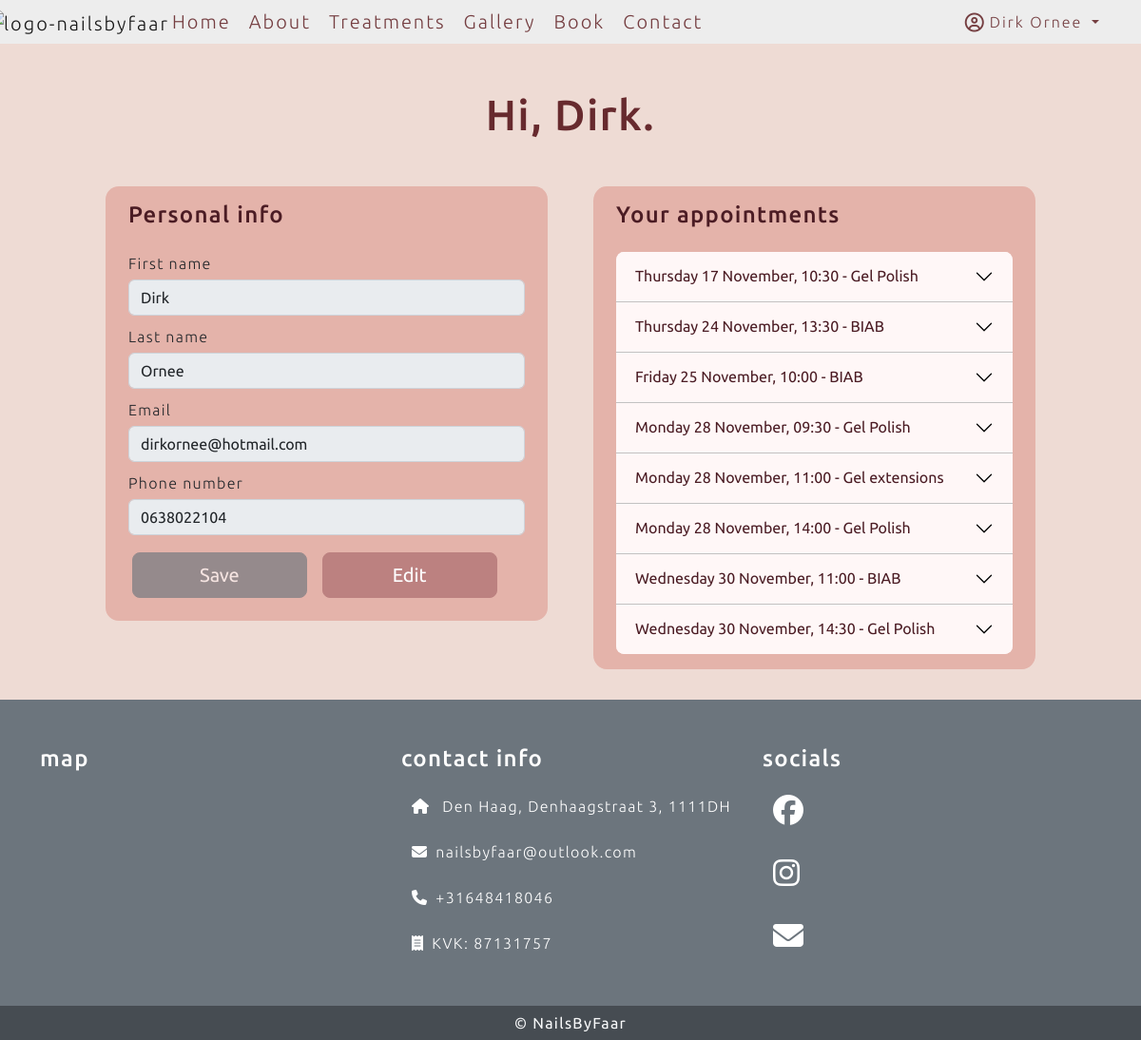
Before: /user/dashboard (signed in) with the older database file.
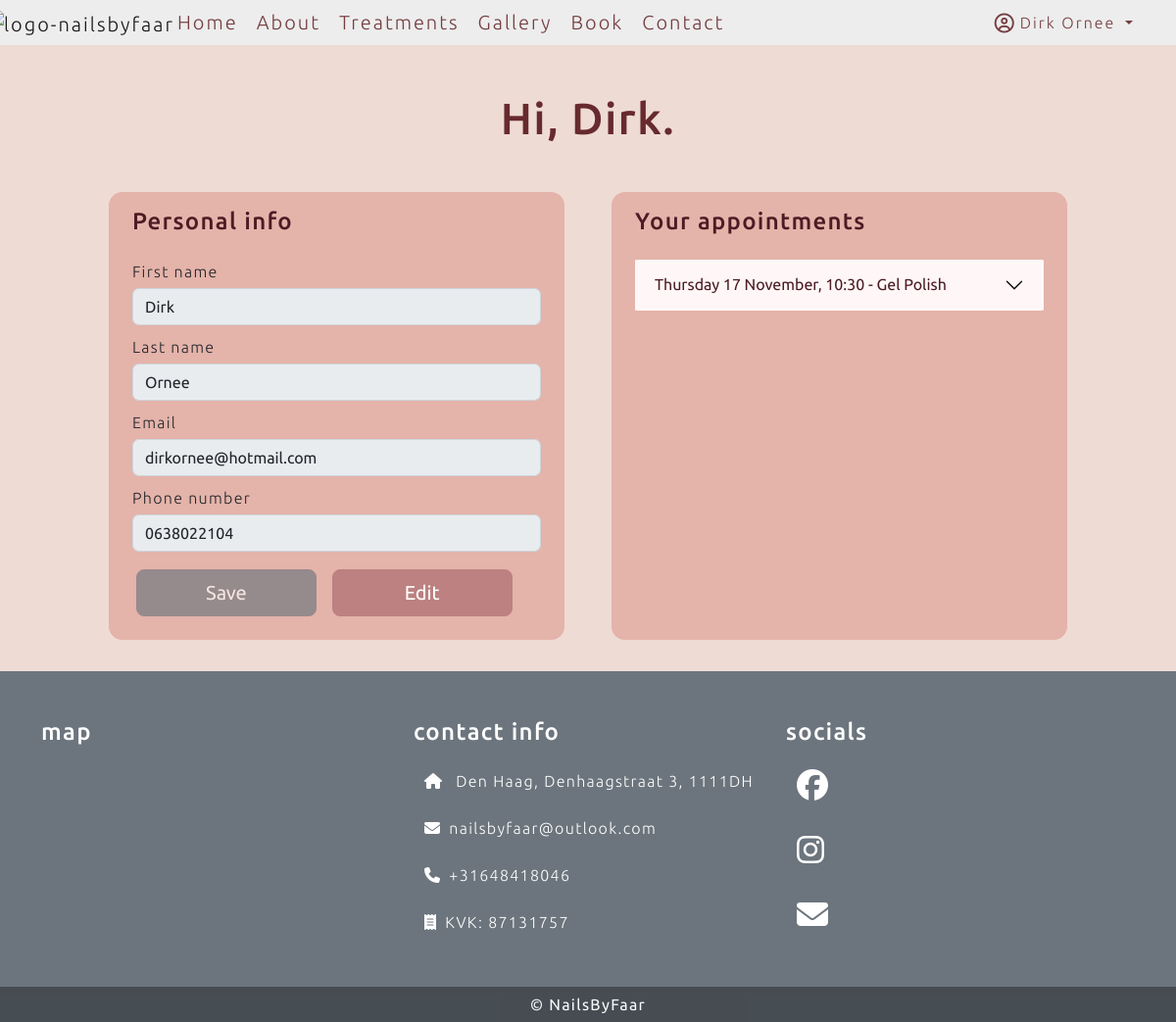
After: the same page with the newer database file.
### users/models.py (models this page shows, shortened)
class User(AbstractBaseUser, PermissionsMixin):
    email = models.EmailField(max_length=254, unique=True)
    first_name = models.CharField(max_length=254, null=True, blank=True)
    last_name = models.CharField(max_length=254, null=True, blank=True)
    phone_number = models.CharField(max_length=16, null=True, blank=True)
    is_staff = models.BooleanField(default=False)
    is_superuser = models.BooleanField(default=False)
    is_active = models.BooleanField(default=True)
    last_login = models.DateTimeField(null=True, blank=True)
    date_joined = models.DateTimeField(default=timezone.now)
    USERNAME_FIELD = 'email'
    EMAIL_FIELD = 'email'
    REQUIRED_FIELDS = []
    objects = UserManager()

### salon/models.py (models this page shows, shortened)
class Appointment(models.Model):
    user = models.ForeignKey(User, related_name="user", on_delete=models.PROTECT, null=True, blank=True)
    email = models.EmailField(max_length=254, blank=True, null=True)
    first_name = models.CharField(max_length=254, null=True, blank=True)
    last_name = models.CharField(max_length=254, null=True, blank=True)
    phone_number = models.CharField(max_length=16, null=True, blank=True)
    treatment_name = models.ForeignKey(Treatment, related_name="treatment_name", on_delete=models.PROTECT, null=True)
    date_time = models.DateTimeField()

class Treatment(models.Model):
    appointment_type = models.CharField(max_length=150)
    title = models.CharField(max_length=150, unique=True)
    description = models.TextField()
    short_description = models.CharField(max_length=225)
    image = CloudinaryField('image', default='placeholder')
    price = models.DecimalField(max_digits=10, decimal_places=2)
    duration = models.DecimalField(max_digits=3, decimal_places=0)
    display = models.BooleanField(default=False)
    active = models.BooleanField(default=False)

### users/views.py (the view, shortened to what this page needs)
# urls.py: path('dashboard', views.Dashboard.as_view(), name="dashboard"),
class Dashboard(View):
    def get(self, request):
        user_dict = {}
        if request.user.is_authenticated:
            user_dict = {'email': request.user.email, 'first_name': request.user.first_name, 'last_name': request.user.last_name, 'phone_number': request.user.phone_number}
        else:
           return HttpResponseRedirect(reverse("account_login"))
        user_form = EditUserForm(initial=user_dict)
        yesterday = datetime.today() - timedelta(days=1)
        appointmentQueryset1 = Appointment.objects.filter(date_time__gt=yesterday).filter(user__email=request.user.email).order_by("date_time").values()
        appointmentQueryset2 = Appointment.objects.filter(date_time__gt=yesterday).filter(email=request.user.email).order_by("date_time").values()
        appointmentQueryset = list(appointmentQueryset1 | appointmentQueryset2)
        for dict in appointmentQueryset:
            date = dict["date_time"]
            check_date = datetime.now() + timedelta(days=2)
            if date <= check_date:
                dict["not_cancellable"] = True
                print("don't cancel me")
            dict["date_time_short"] = dict["date_time"].strftime("%A %d %B, %H:%M")
            dict["date_time"] = dict["date_time"].strftime("%A %d %B %Y, %H:%M")
            dict["duration"] = int(Treatment.objects.get(id=dict['treatment_name_id']).duration)
            dict["treatment_name"] = Treatment.objects.get(id=dict['treatment_name_id']).title
        context = {"user_form": user_form, "appointments": appointmentQueryset}
        return render(request, "user-dashboard.html", context=context)

### users/forms.py
class EditUserForm(forms.ModelForm):
    def __init__(self, *args, **kwargs):
        super(EditUserForm, self).__init__(*args, **kwargs)
        for fieldname, field in self.fields.items():
            field.widget.attrs.update({
            'class': 'custom-form-field'
        })
    class Meta:
        model = User
        fields = ('first_name', 'last_name', 'email', 'phone_number')

### templates/user-dashboard.html (shortened to what this page needs)
{% extends "base.html" %}
{% load static %}
{% load crispy_forms_tags %}
{% block content %}
<div class="container mt-md-5 my-2">
    <div class="row mx-auto w-100 justify-content-center">
        <div class="text-center mb-3">
            <h2>Hi, {{ request.user.first_name}}.</h2>
        </div>
        <div class="col-md-5 m-4 py-3 px-md-4 h-100 user-data-box">
            <h4>Personal info</h4>
            <form method="POST" class="mt-4" id="user-data-form">
                {{ user_form | crispy }}
                <div class="row">
                    <button type="submit" class="btn btn-secondary btn-card btn-lg col-5 disabled my-2 ms-3"
                        id="save-user-data">Save</button>
                    <button type="button" onClick="editUserData()"
                        class="btn btn-secondary btn-card btn-lg col-5 my-2 ms-3" id="edit-user-data">Edit</button>
                </div>
            </form>
        </div>
        <div class="col-md-5 m-4 py-3 px-md-4 user-data-box">
            <h4>Your appointments</h4>
            <div class="mt-4 accordion accordion-flush" id="accordionFlushAppointment">
                {% for appointment in appointments %}
                <div class="accordion-item">
                    <h5 class="accordion-header" id="flush-heading-{{ forloop.counter }}">
                        <button class="accordion-button collapsed" type="button" data-bs-toggle="collapse"
                            data-bs-target="#flush-collapse-{{ forloop.counter }}" aria-expanded="false"
                            aria-controls="flush-collapse-{{ forloop.counter }}">
                            {{ appointment.date_time_short }} - {{ appointment.treatment_name }}
                        </button>
                    </h5>
                </div>
                {% endfor %}
            </div>
        </div>
    </div>
    {% endblock %}

### templates/base.html (shortened to what this page needs)
{% load static %}
{% load cloudinary %}
<!DOCTYPE html>
<html lang="en">
<head>
    <link href="https://cdn.jsdelivr.net/npm/bootstrap@5.2.1/dist/css/bootstrap.min.css" rel="stylesheet"
>
    <link rel="stylesheet" href="{% static 'css/style.css' %}">
</head>
<body class="d-flex flex-column min-vh-100">
    <header>
        {% if not is_home %}
        <nav class="navbar navbar-expand-md navbar-color navbar-background">
            {% else %}
            <nav class="navbar navbar-expand-md navbar-color">
                {% endif %}
                <div class="container-fluid">
                    <a href="{% url 'home' %}" class="navbar-brand"><img
                            src="https://res.cloudinary.com/dirkornee/image/upload/v1666360592/logo-no-background_thicker_s1qwll.png"
                            alt="logo-nailsbyfaar" style="height: 130px; margin: -24px;"></a>
                    <div class="collapse navbar-collapse" id="navbarSupportedContent">
                        <ul class="navbar-nav me-auto mb-2 mb-lg-0">
                            <li class="nav-item">
                                <a href="{% url 'home' %}" class="nav-link fs-5">Home</a>
                            </li>
                            <li class="nav-item">
                                <a href="{% url 'about' %}" class="nav-link fs-5">About</a>
                            </li>
                            <li class="nav-item">
                                <a href="{% url 'treatments' %}" class="nav-link fs-5">Treatments</a>
                            </li>
                            <li class="nav-item">
                                <a href="{% url 'gallery' %}" class="nav-link fs-5">Gallery</a>
                            </li>
                            <li class="nav-item">
                                <a href="{% url 'book' %}" class="nav-link fs-5">Book</a>
                            </li>
                            <li class="nav-item">
                                <a href="{% url 'contact' %}" class="nav-link fs-5">Contact</a>
                            </li>
                        </ul>
                        <ul class="navbar-nav ms-auto mb-2 mb-lg-0">
                            {% if request.user.is_authenticated %}
                            <li class="nav-item dropdown me-4">
                                <a class="nav-link dropdown-toggle" href="#" role="button" data-bs-toggle="dropdown"
                                    aria-expanded="false">
                                    <i class="far fa-user-circle fa-lg me-1"></i>{{ user.first_name }}
                                    {{user.last_name}}
                                </a>
                            </li>
                            {% else %}
                            <li class="na-item">
                                <a href="{% url 'account_login' %}"
                                    class="nav-link fs-5 btn btn-outline-primary btn-login" id="btn-login">Login</a>
                            </li>
                            {% endif %}
                        </ul>
                    </div>
                </div>
            </nav>
    </header>
    <main>
        {% block content %}
        {% endblock content %}
    </main>
    <footer class="text-white text-center text-lg-start bg-secondary mt-auto">
        <div class="container pt-5">
            <div class="row">
                <div class="col-lg-4 mb-4">
                    <h4 class="mb-4 text-white">map</h4>
                </div>
                <div class="col-lg-4 mb-4">
                    <h4 class="mb-4 text-white">contact info</h4>
                    <ul class="fa-ul">
                        <li class="fa-li mb-4 text-nowrap">
                            <span><i class="fas fa-home"></i>
                            </span><span class="ms-2">Den
                                Haag, Denhaagstraat 3,
                                1111DH</span>
                        </li>
                        <li class="fa-li mb-4 text-nowrap">
                            <span><i class="fas fa-envelope"></i></span><span
                                class="ms-2">nailsbyfaar@outlook.com</span>
                        </li>
                        <li class="fa-li mb-4 text-nowrap">
                            <span><i class="fas fa-phone"></i></span><span class="ms-2">+31648418046</span>
                        </li>
                        <li class="fa-li mb-4 text-nowrap">
                            <span><i class="fas fa-receipt"></i></span><span class="ms-2">KVK: 87131757</span>
                        </li>
                    </ul>
                </div>
                <div class="col-lg-4 mb-4">
                    <h4 class="mb-4 text-white">socials</h4>
                    <ul class="fa-ul">
                        <li class="fa-li mb-4 pb-2 footer-social-icon">
                            <span class="text-nowrap"><i class="fa-brands fa-facebook fa-2x"></i>
                            </span>
                        </li>
                        <li class="fa-li mb-4 pb-2 footer-social-icon">
                            <span class="text-nowrap"><i class="fa-brands fa-instagram fa-2x"></i></span>
                        </li>
                        <li class="fa-li mb-4 pb-2 footer-social-icon">
                            <span class="text-nowrap"><i class="fa-solid fa-envelope fa-2x"></i></span>
                        </li>
                    </ul>
                </div>
            </div>
        </div>
        <div class="container" style="max-width: 100%;">
            <div class="row bg-dark" style="--bs-bg-opacity: .50">
                <div class="col-12 text-center">
                    <p class="mb-0 p-1 text-light">&copy; NailsByFaar</p>
                </div>
            </div>
        </div>
    </footer>
</body>
</html>

### static/css/style.css (style rules this page uses)
body { background-color: rgba(224, 189, 177, 0.54); font-family: 'Ubuntu', sans-serif; letter-spacing: 1.3px; font-weight: 300; }
p { line-height: 28px; color: rgb(115, 115, 115); font-weight: 400; }
h2 { font-size: 2.8rem; color: #672a2e; }
h4 { color: #4b1c24; }
h5 { color: #4b1c24; }
a { color: #BC8180; }
ul li { margin-left: 3px !important; }
.navbar { padding: 0; letter-spacing: 2px; font-weight: 300; }
.navbar-color { --bs-navbar-color: #672a2ee6; --bs-navbar-hover-color: #a17772; }
.navbar-background { background-color: #ededed; }
* { box-sizing: border-box; margin: 0; padding: 0; }
.fa-ul { margin-left: 2rem; }
.btn-card { --bs-btn-bg: #BC8180; --bs-btn-border-color: #BC8180; --bs-btn-hover-bg: #A17772; --bs-btn-hover-border-color: #A17772; --bs-btn-active-bg: #672A2E; --bs-btn-active-border-color: #672A2E; }
.custom-form-field { margin-top: 5px; margin-bottom: 10px; }
.user-data-box { background: #e4b3aa; border-radius: 3%; }
#accordionFlushAppointment { overflow: hidden; border-radius: 2%; --bs-accordion-bg: #fff7f7; --bs-accordion-border-color: #c2c2c2; --bs-accordion-btn-color: unset; --bs-accordion-active-bg: #bc8180; --bs-accordion-active-color: white; }

Changed rows visible on the page:
removed Appointment: date_time_short "Thursday 24 November, 13:30", treatment_name "BIAB"
removed Appointment: date_time_short "Friday 25 November, 10:00", treatment_name "BIAB"
removed Appointment: date_time_short "Monday 28 November, 09:30", treatment_name "Gel Polish"
removed Appointment: date_time_short "Monday 28 November, 11:00", treatment_name "Gel extensions"
removed Appointment: date_time_short "Monday 28 November, 14:00", treatment_name "Gel Polish"
removed Appointment: date_time_short "Wednesday 30 November, 11:00", treatment_name "BIAB"
removed Appointment: date_time_short "Wednesday 30 November, 14:30", treatment_name "Gel Polish"
